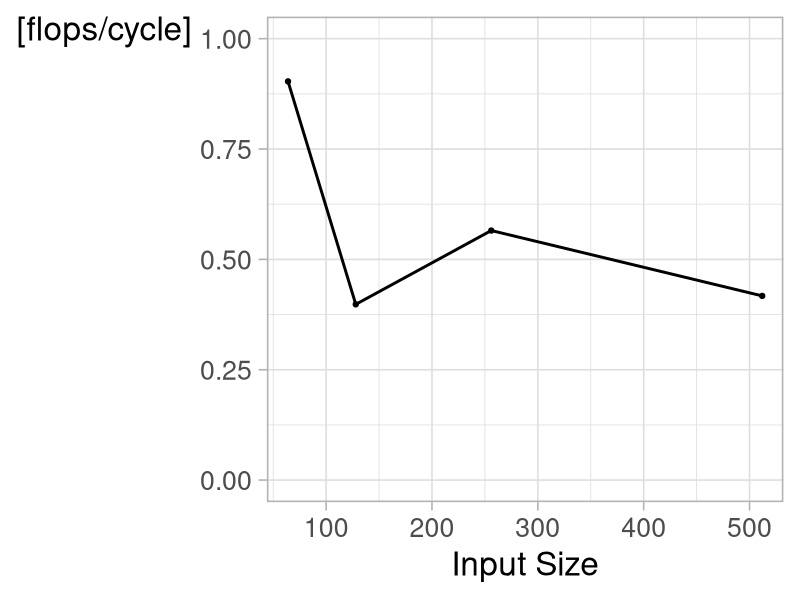

Recreate this plot in R.
library(ggplot2)
library(svglite)

## read files
df64 = read.csv("data/lena_64.csv", sep=';')
df128 = read.csv("data/monkey_128.csv", sep=';')
df256 = read.csv("data/lena_256.csv", sep=';')
df512 = read.csv("data/lena_512.csv", sep=';')


## create dataframe
df = data.frame(
    c(64,
      128,
      256,
      512),
    c(mean(df64$flops.cycle),
      mean(df128$flops.cycle),
      mean(df256$flops.cycle),
      mean(df512$flops.cycle))
)
colnames(df) = c("size", "performance")


## Create plot
theme_set(theme_light(base_size = 24))
image = ggplot(data=df, aes(x=size)) +
    ## ggtitle("Performance") +
    geom_line(aes(y=performance), lwd=1) +
    geom_point(aes(y=performance), lwd=2) +
    scale_x_continuous(
        name="Input Size",
        expand = c(0, 20),
        ) +
    scale_y_continuous(name=("[flops/cycle]"), limits=c(0,1)) +
    theme(
        axis.title.y = element_text(angle=0),
        legend.position = "none",
        legend.title = element_blank())

## save plot
ggsave(file="performance.png",
       dpi = 300,
       plot=image,
       width=15,
       height=8)
